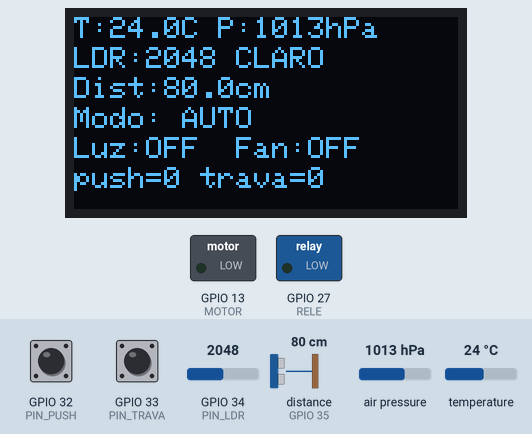
The program below on a simulated ESP32. On the bench: 128×64 one-colour display, switched loads named in the program (green lamp = pin HIGH). Wiring (inferred from the names in the program): ultrasonic range finder: trigger GPIO 14; echo GPIO 35. Inputs (shaded band) come from the test bench; at power-on: temperature 24 °C, GPIO 33 (PIN_TRAVA) HIGH, distance to the obstacle (sensor on GPIO 35) 80 cm, GPIO 34 (PIN_LDR) = 2048, GPIO 32 (PIN_PUSH) HIGH, air pressure 1013 hPa (analog values on the 0–4095 scale). The echo pulse lasts 58.3 µs per cm; pins used as bus, display or sensor lines are not drawn; what the program prints to the serial monitor is not drawn.

Above: at 2.2 s.
2.3 s: temperature set to 27.3 °C
At 3.9 s:
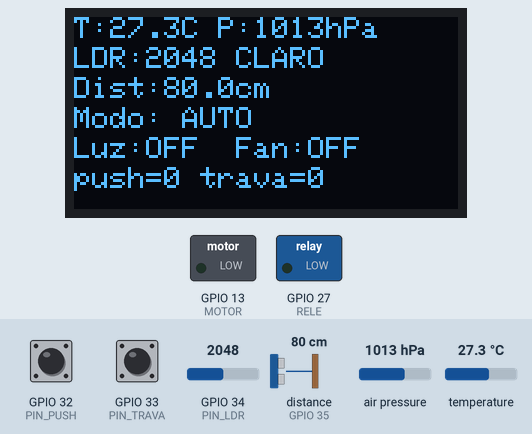
4.6 s: temperature set to 28.8 °C
At 5.5 s:
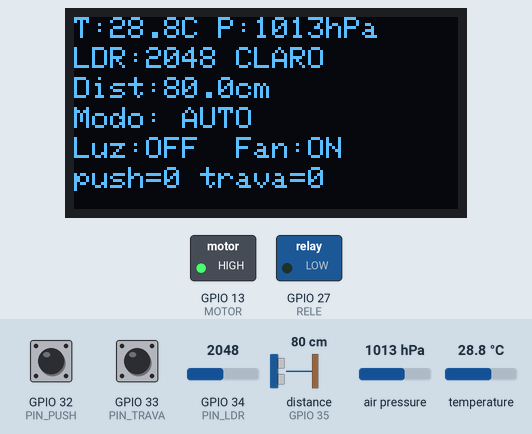
6.6 s: GPIO 33 (PIN_TRAVA) pulled LOW for 1 s
At 7.35 s:
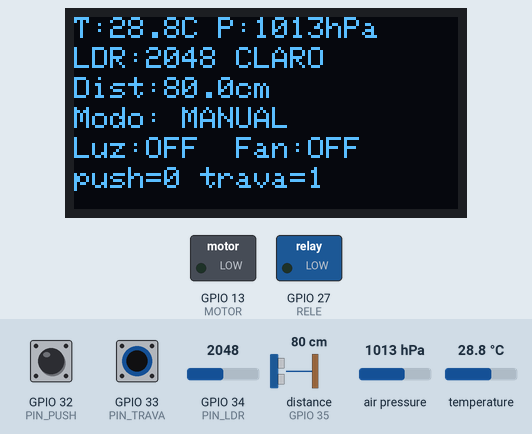
9.6 s: distance to the obstacle (sensor on GPIO 35) set to 34 cm
At 10.5 s:
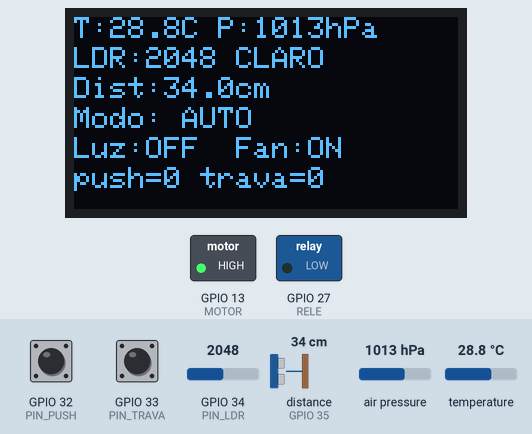
11.6 s: distance to the obstacle (sensor on GPIO 35) set to 28 cm
At 13.2 s:
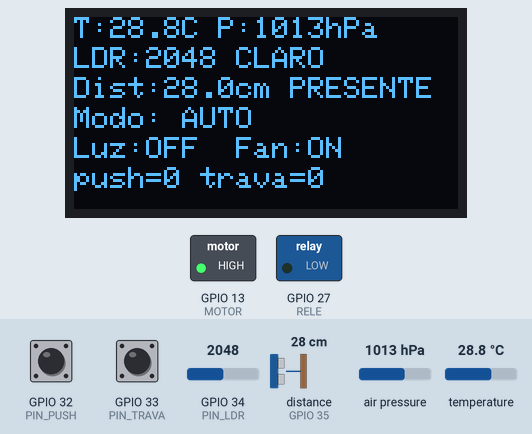
13.6 s: GPIO 34 (PIN_LDR) set to 1052
At 14.8 s:
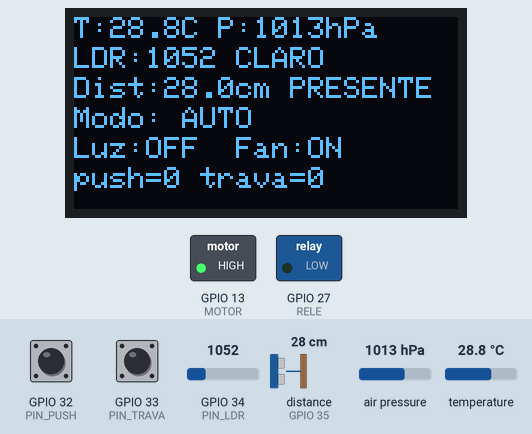
15.6 s: GPIO 34 (PIN_LDR) set to 932
Timing chart, 0 to 18.6 s (numbered marks = the images above; inputs shaded):
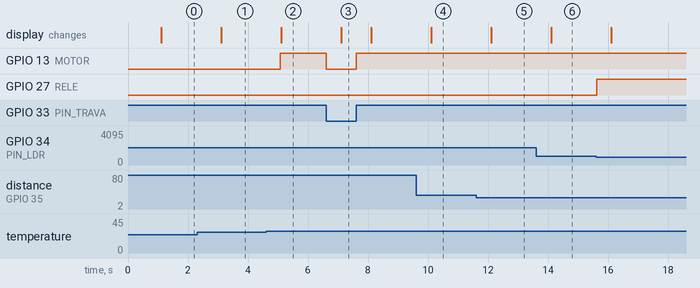

The program:

main.cpp
```cpp
// Teste integrado SEMB2 com o sensor GY-68 (BMP180) no lugar do AHT10.
// Mede temperatura e pressão (o BMP180 NÃO mede umidade). Endereço I2C: 0x77.
// Em manual, o push liga/desliga a luz E o ventilador juntos.
// platformio.ini precisa de:  lib_deps = adafruit/Adafruit BMP085 Library  (além das de display que você já usa)
#include <Arduino.h>
#include <math.h>
#include <Wire.h>
#include <Adafruit_GFX.h>
#include <Adafruit_SSD1306.h>
#include <Adafruit_BMP085.h>

// ---------- pinos (mapa do guia) ----------
const int PIN_SDA = 25, PIN_SCL = 26;     // I2C: OLED 0x3C e BMP180 0x77
const int PIN_LDR = 34;                   // divisor LDR + 10 kΩ
const int PIN_PUSH = 32, PIN_TRAVA = 33;  // INPUT_PULLUP, outro lado no GND
const int RELE = 27;                      // base do TIP122 (via 1 kΩ)
const int TRIG = 14, ECHO = 35;           // ECHO passa pelo divisor 1 kΩ + 2 kΩ
const int MOTOR = 13;                     // base do TIP122 do motor (via 1 kΩ)

// ---------- ajustes do teste ----------
const bool ATIVO_ALTO = true;             // com o TIP122 inversor, HIGH liga o relé
const bool COM_MOTOR = true;              // motor ligado (fonte externa na tomada e GND comum)
const bool EXIGE_ESCURO = true;           // false = a luz ignora o LDR
const int LDR_ESCURO = 1000;              // abaixo disso = escuro (seus valores: 300 escuro, 1900 sala)
const int LDR_CLARO = 1400;               // acima disso = claro (histerese entre os dois)
const float DIST_PRESENCA_CM = 30;        // mais perto que isso = presença
const uint32_t SEM_PRESENCA_MS = 5000;    // no projeto final use 30000 a 60000
const float TEMP_LIGA = 28.0, TEMP_DESLIGA = 27.0;  // ventilador (histerese de 1 °C)

Adafruit_SSD1306 oled(128, 64, &Wire, -1);
Adafruit_BMP085 bmp;                      // a biblioteca serve para BMP085 e BMP180

bool sensorOk = false;
float temp = NAN, pressao = NAN, dist = -1;   // pressão em hPa
int ldr = 0;
bool escuro = false, luz = false, luzManual = false, ventilador = false;
uint32_t ultimaPresenca = 0;

void rele(bool on) {
  pinMode(RELE, OUTPUT);
  digitalWrite(RELE, (on == ATIVO_ALTO) ? HIGH : LOW);
}
void motor(bool on) {
  pinMode(MOTOR, OUTPUT);
  digitalWrite(MOTOR, on ? HIGH : LOW);
}

float lerDistanciaCm() {
  digitalWrite(TRIG, LOW);  delayMicroseconds(2);
  digitalWrite(TRIG, HIGH); delayMicroseconds(10);
  digitalWrite(TRIG, LOW);
  long us = pulseIn(ECHO, HIGH, 25000);           // timeout 25 ms (~4 m)
  return us ? us * 0.0343f / 2.0f : -1;
}

// devolve true uma única vez por aperto do push (com debounce de 30 ms)
bool pushFoiApertado() {
  static bool ultimoLido = false, estavel = false;
  static uint32_t tMudanca = 0;
  bool lido = !digitalRead(PIN_PUSH);
  if (lido != ultimoLido) { tMudanca = millis(); ultimoLido = lido; }
  if (millis() - tMudanca > 30 && lido != estavel) {
    estavel = lido;
    if (estavel) return true;
  }
  return false;
}

// lê o BMP180 (~13 ms); false se o valor for impossível (sensor fora do barramento)
bool lerSensor() {
  float t = bmp.readTemperature();
  float p = bmp.readPressure() / 100.0f;          // Pa -> hPa
  if (isnan(t) || t < -40 || t > 85 || p < 300 || p > 1100) return false;
  temp = t; pressao = p;
  return true;
}

void setup() {
  Serial.begin(115200);
  rele(false);                                    // saídas desligadas antes de tudo
  motor(false);
  pinMode(TRIG, OUTPUT); pinMode(ECHO, INPUT);
  pinMode(PIN_PUSH, INPUT_PULLUP); pinMode(PIN_TRAVA, INPUT_PULLUP);
  analogReadResolution(12);

  Wire.begin(PIN_SDA, PIN_SCL);
  Wire.setTimeOut(20);                            // falha de I2C custa no máximo 20 ms (padrão: 50)
  Serial.println("--- varredura I2C (esperado: 0x3C e 0x77) ---");
  for (uint8_t a = 1; a < 127; a++) {
    Wire.beginTransmission(a);
    if (Wire.endTransmission() == 0) Serial.printf("achei: 0x%02X\n", a);
  }
  oled.begin(SSD1306_SWITCHCAPVCC, 0x3C);
  oled.setTextColor(SSD1306_WHITE);
  oled.clearDisplay(); oled.setTextSize(1); oled.setCursor(0, 0);
  oled.println("SEMB2"); oled.println("teste integrado"); oled.display();
  sensorOk = bmp.begin(BMP085_STANDARD) && lerSensor();
  if (!sensorOk) Serial.println("BMP180 nao achado (vou tentar de novo a cada 5 s)");
  delay(1000);
}

void loop() {
  uint32_t agora = millis();
  static uint32_t tDist = 0, tLdr = 0, tSensor = 0, tTela = 0, tTentativa = 0;
  static bool manualAnterior = false;

  // ---- botões ----
  bool manual = !digitalRead(PIN_TRAVA);          // trava acionada = modo manual
  bool apertou = pushFoiApertado();               // sempre chamar, para não perder o aperto
  if (manual && !manualAnterior) luzManual = luz; // ao entrar no manual, mantém o estado atual
  manualAnterior = manual;
  if (manual && apertou) luzManual = !luzManual;

  // ---- sensores ----
  if (agora - tDist >= 200) { tDist = agora; dist = lerDistanciaCm(); }
  if (agora - tLdr >= 100) {
    tLdr = agora; ldr = analogRead(PIN_LDR);
    if (ldr < LDR_ESCURO) escuro = true;
    else if (ldr > LDR_CLARO) escuro = false;
  }
  if (!sensorOk) {
    if (agora - tTentativa >= 5000) { tTentativa = agora; sensorOk = bmp.begin(BMP085_STANDARD) && lerSensor(); }
  } else if (agora - tSensor >= 1000) {
    tSensor = agora;
    if (!lerSensor()) { sensorOk = false; temp = NAN; pressao = NAN; }
  }

  // ---- decisão ----
  bool presenca = dist > 0 && dist < DIST_PRESENCA_CM;
  if (presenca) ultimaPresenca = agora;
  bool presencaRecente = ultimaPresenca != 0 && (agora - ultimaPresenca < SEM_PRESENCA_MS);
  if (manual) luz = luzManual;
  else luz = presencaRecente && (escuro || !EXIGE_ESCURO);

  if (manual) ventilador = luzManual;             // manual: o push liga/desliga luz e ventilador juntos
  else if (sensorOk) {
    if (temp > TEMP_LIGA) ventilador = true;
    else if (temp < TEMP_DESLIGA) ventilador = false;
  } else ventilador = false;                      // sem sensor no automático, o ventilador fica desligado

  // ---- saídas ----
  rele(luz);
  motor(COM_MOTOR && ventilador);

  // ---- tela e serial ----
  if (agora - tTela >= 500) {
    tTela = agora;
    oled.clearDisplay(); oled.setTextSize(1);
    oled.setCursor(0, 0);
    if (sensorOk) oled.printf("T:%.1fC P:%.0fhPa", temp, pressao); else oled.print("BMP180: sem resposta");
    oled.setCursor(0, 10); oled.printf("LDR:%d %s", ldr, escuro ? "ESCURO" : "CLARO");
    oled.setCursor(0, 20); oled.printf("Dist:%.1fcm %s", dist, presenca ? "PRESENTE" : "");
    oled.setCursor(0, 30); oled.printf("Modo: %s", manual ? "MANUAL" : "AUTO");
    oled.setCursor(0, 40); oled.printf("Luz:%s  Fan:%s", luz ? "ON" : "OFF", COM_MOTOR ? (ventilador ? "ON" : "OFF") : "n/d");
    oled.setCursor(0, 50); oled.printf("push=%d trava=%d", !digitalRead(PIN_PUSH), !digitalRead(PIN_TRAVA));
    oled.display();
    Serial.printf("T=%.1f P=%.0f LDR=%d dist=%.1f modo=%s luz=%d fan=%d\n",
                  temp, pressao, ldr, dist, manual ? "MANUAL" : "AUTO", luz, ventilador);
  }
}
```

Measured:
- the behaviour switches between 28 and 28.1 °C on temperature (found by bisection; images 1 and 2)
- the behaviour switches between 31 and 30 cm on distance to the obstacle (sensor on GPIO 35) (found by bisection; images 4 and 5)
- after the input at 2.3 s, the display: changes after 0.80 s (image 1)
- after the input at 4.6 s, GPIO 13 (MOTOR): LOW → HIGH after 0.48 s; the display: changes after 0.51 s (image 2)
- after the input at 6.6 s, GPIO 13 (MOTOR): HIGH → LOW at once, → HIGH 1.0 s later; the display: changes after 0.51 s (image 3)
- after the input at 9.6 s, the display: changes after 0.51 s (image 4)
- after the input at 11.6 s, the display: changes after 0.51 s (image 5)
- after the input at 13.6 s, the display: changes after 0.51 s (image 6)
- after the input at 15.6 s, GPIO 27 (RELE): LOW → HIGH at once
